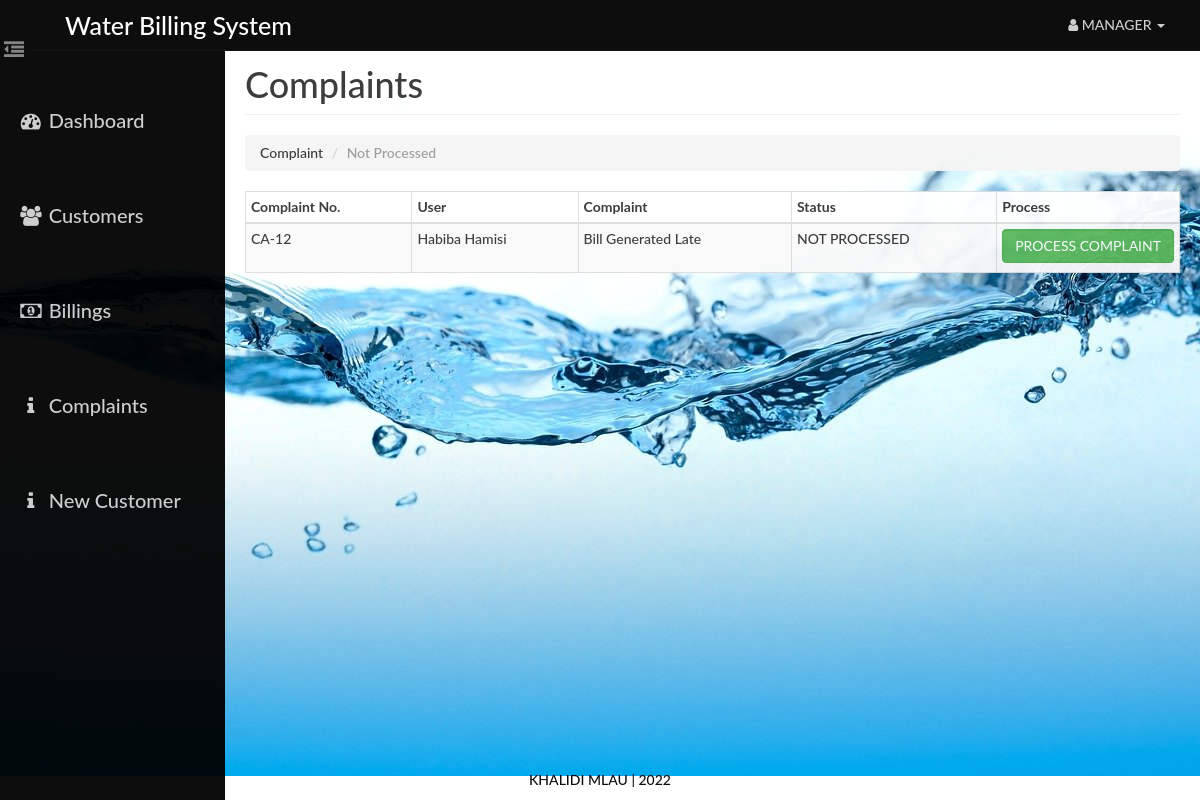
Screenshot of /admin/complaint.php (signed in) with the database file from the repository.
### tables this page shows
CREATE TABLE `complaint` (
  `id` int(14) NOT NULL,
  `uid` int(14) NOT NULL,
  `aid` int(14) NOT NULL,
  `complaint` varchar(140) NOT NULL,
  `status` varchar(40) NOT NULL
);

CREATE TABLE `user` (
  `id` int(14) NOT NULL,
  `name` varchar(40) NOT NULL,
  `email` varchar(40) NOT NULL,
  `phone` varchar(255) NOT NULL,
  `pass` varchar(20) NOT NULL,
  `address` varchar(100) NOT NULL
);

### admin/paging1.php (called while the page is built)
<?php
    $rowsperpage = 5;
    $totalpages = ceil($numrows / $rowsperpage);
    if (isset($_GET['currentpage']) && is_numeric($_GET['currentpage'])) {
       $currentpage = (int) $_GET['currentpage'];
    } else {
       $currentpage = 1;
    }
    if ($currentpage > $totalpages) {
       $currentpage = $totalpages;
    }
    if ($currentpage < 1) {
       $currentpage = 1;
    }
    $offset = ($currentpage - 1) * $rowsperpage;
 ?>

### Includes/admin.php (called while the page is built, shortened)
<?php
    function retrieve_complaints_history($id,$offset,$rowsperpage)
    {
        global $con;
        $query  = "SELECT complaint.id AS id , complaint.complaint AS complaint , complaint.status AS status , user.name AS uname ";
        $query .= "FROM user , complaint ";
        $query .= "WHERE complaint.uid=user.id AND status='NOT PROCESSED' ";
        $query .= "ORDER BY complaint.id desc  ";
        $query .= "LIMIT {$offset}, {$rowsperpage} ";
        $result = mysqli_query($con,$query);
        return $result;
    }
 ?>

### admin/complaint.php (the view, shortened to what this page needs)
<?php
    require_once('head_html.php');
    require_once('../Includes/session.php');
    require_once('../Includes/admin.php');
?>
<body style="background: url(./../assets/img/bg.jpg);opacity:.95;">
    <div id="wrapper">
        <?php
            require_once("nav.php");
            require_once("sidebar.php");
        ?>
        <div id="page-content-wrapper">
            <div class="container-fluid">
                <div class="row">
                    <div class="col-lg-12">
                        <h1 class="page-header">
                            Complaints
                        </h1>
                        <ol class="breadcrumb">
                          <li>Complaint</li>
                          <li class="active">Not Processed</li>
                        </ol>
                        </div>
                    </div>
                            <div class="table-responsive" style="padding-top: 0">
                                <table class="table table-hover table-striped table-bordered table-condensed"style="background: white;">
                                    <thead>
                                        <tr>
                                            <th>Complaint No.</th>
                                            <th>User</th>
                                            <th>Complaint</th>
                                            <th>Status</th>
                                            <th>Process</th>
                                        </tr>
                                    </thead>
                                    <tbody>
                                        <?php
                                            $id=$_SESSION['aid'];
                                            $query1 = "SELECT COUNT(complaint.id) FROM user , complaint  ";
                                            $query1.= " WHERE complaint.uid=user.id AND status='NOT PROCESSED' AND complaint.aid={$id}";
                                            $result1 = mysqli_query($con,$query1);
                                            $row1 = mysqli_fetch_row($result1);
                                            $numrows = $row1[0];
                                            include("paging1.php");
                                            $result = retrieve_complaints_history($_SESSION['aid'],$offset, $rowsperpage);
                                            while($row = mysqli_fetch_assoc($result)){
                                            ?>
                                                <tr>
                                                    <td><?php echo 'CA-'.$row['id'] ?></td>
                                                    <td height="50"><?php echo $row['uname'] ?></td>
                                                    <td><?php echo $row['complaint'] ?></td>
                                                    <td><?php echo $row['status'] ?></td>
                                                    <td width="70">
                                                    <form action="process_complaint.php" method="post">
                                                        <button type="submit" name="complaint_process" class="btn btn-success form-control">PROCESS COMPLAINT  </button>
                                                    </form>
                                                    </td>
                                                </tr>
                                            <?php
                                            }
                                        ?>
                                    </tbody>
                                </table>
                            </div>
            </div>
        </div>
    </div>
 <?php
    require_once("footer.php");
?>
</body>
</html>

### assets/css/dash_admin.css (style rules this page uses)
html { height: 100%; }
body, html { width: 100%; height: 100%; }
body, h1, h2, h3, h4, h5, h6 { font-family: "Lato","Helvetica Neue",Helvetica,Arial,sans-serif; font-weight: 500; }
#wrapper { padding-left: 10px; padding-top: 5px; -webkit-transition: all 0.5s ease; -moz-transition: all 0.5s ease; -o-transition: all 0.5s ease; transition: all 0.5s ease; }
#page-content-wrapper { width: 100%; padding: 15px; min-height:100%; }
@media (min-width:768px) { #wrapper { padding-left: 225px; } }
@media (min-width:768px) { #page-content-wrapper { padding: 20px; } }
.table-responsive { padding-top: 20px; padding-bottom: 20px; }

### rows the page displays
complaint: id "12", uid.name "Habiba Hamisi", complaint "Bill Generated Late", status "NOT PROCESSED"
